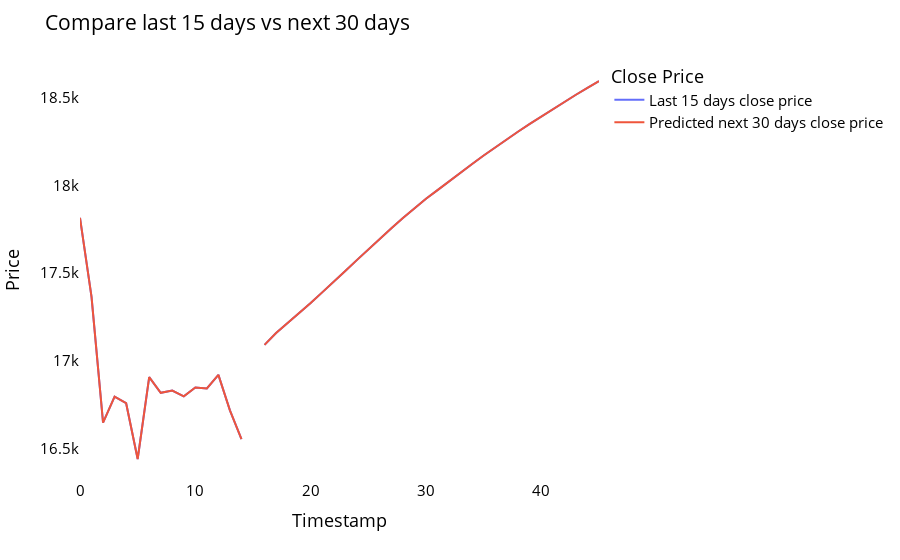

Here is the notebook cell this chart was saved with:
### Code cell
temp_mat = np.empty((len(last_days)+pred_days+1,1))
temp_mat[:] = np.nan
temp_mat = temp_mat.reshape(1,-1).tolist()[0]

last_original_days_value = temp_mat
next_predicted_days_value = temp_mat

last_original_days_value[0:time_step+1] = scaler.inverse_transform(closedf[len(closedf)-time_step:]).reshape(1,-1).tolist()[0]
next_predicted_days_value[time_step+1:] = scaler.inverse_transform(np.array(lst_output).reshape(-1,1)).reshape(1,-1).tolist()[0]

new_pred_plot = pd.DataFrame({
    'last_original_days_value':last_original_days_value,
    'next_predicted_days_value':next_predicted_days_value
})

names = cycle(['Last 15 days close price','Predicted next 30 days close price'])

fig = px.line(new_pred_plot,x=new_pred_plot.index, y=[new_pred_plot['last_original_days_value'],
                                                      new_pred_plot['next_predicted_days_value']],
              labels={'value': 'Price','index': 'Timestamp'})
fig.update_layout(title_text='Compare last 15 days vs next 30 days',
                  plot_bgcolor='white', font_size=15, font_color='black',legend_title_text='Close Price')

fig.for_each_trace(lambda t:  t.update(name = next(names)))
fig.update_xaxes(showgrid=False)
fig.update_yaxes(showgrid=False)
fig.show()

### Figure 1 — Plotly figure (JSON) as saved in the notebook; plotly's stock layout.template omitted (floating-point values rounded to 4 significant figures)
{"data": [{"hovertemplate": "variable=last_original_days_value<br>Timestamp=%{x}<br>Price=%{y}<extra></extra>", "legendgroup": "last_original_days_value", "line": {"color": "#636efa", "dash": "solid"}, "marker": {"symbol": "circle"}, "mode": "lines", "name": "Last 15 days close price", "orientation": "v", "showlegend": true, "type": "scatter", "x": [0, 1, 2, 3, 4, 5, 6, 7, 8, 9, 10, 11, 12, 13, 14, 15, 16, 17, 18, 19, 20, 21, 22, 23, 24, 25, 26, 27, 28, 29, 30, 31, 32, 33, 34, 35, 36, 37, 38, 39, 40, 41, 42, 43, 44, 45], "xaxis": "x", "y": [17820.0, 17360.0, 16650.0, 16800.0, 16760.0, 16440.0, 16910.0, 16820.0, 16830.0, 16800.0, 16850.0, 16840.0, 16920.0, 16720.0, 16550.0, null, 17090.0, 17160.0, 17220.0, 17270.0, 17330.0, 17390.0, 17450.0, 17510.0, 17570.0, 17640.0, 17700.0, 17760.0, 17810.0, 17870.0, 17920.0, 17970.0, 18020.0, 18070.0, 18120.0, 18170.0, 18220.0, 18260.0, 18310.0, 18350.0, 18390.0, 18440.0, 18480.0, 18520.0, 18560.0, 18600.0], "yaxis": "y"}, {"hovertemplate": "variable=next_predicted_days_value<br>Timestamp=%{x}<br>Price=%{y}<extra></extra>", "legendgroup": "next_predicted_days_value", "line": {"color": "#EF553B", "dash": "solid"}, "marker": {"symbol": "circle"}, "mode": "lines", "name": "Predicted next 30 days close price", "orientation": "v", "showlegend": true, "type": "scatter", "x": [0, 1, 2, 3, 4, 5, 6, 7, 8, 9, 10, 11, 12, 13, 14, 15, 16, 17, 18, 19, 20, 21, 22, 23, 24, 25, 26, 27, 28, 29, 30, 31, 32, 33, 34, 35, 36, 37, 38, 39, 40, 41, 42, 43, 44, 45], "xaxis": "x", "y": [17820.0, 17360.0, 16650.0, 16800.0, 16760.0, 16440.0, 16910.0, 16820.0, 16830.0, 16800.0, 16850.0, 16840.0, 16920.0, 16720.0, 16550.0, null, 17090.0, 17160.0, 17220.0, 17270.0, 17330.0, 17390.0, 17450.0, 17510.0, 17570.0, 17640.0, 17700.0, 17760.0, 17810.0, 17870.0, 17920.0, 17970.0, 18020.0, 18070.0, 18120.0, 18170.0, 18220.0, 18260.0, 18310.0, 18350.0, 18390.0, 18440.0, 18480.0, 18520.0, 18560.0, 18600.0], "yaxis": "y"}], "layout": {"font": {"color": "black", "size": 15}, "legend": {"title": {"text": "Close Price"}, "tracegroupgap": 0}, "margin": {"t": 60}, "plot_bgcolor": "white", "title": {"text": "Compare last 15 days vs next 30 days"}, "xaxis": {"anchor": "y", "domain": [0, 1], "showgrid": false, "title": {"text": "Timestamp"}}, "yaxis": {"anchor": "x", "domain": [0, 1], "showgrid": false, "title": {"text": "Price"}}}}
